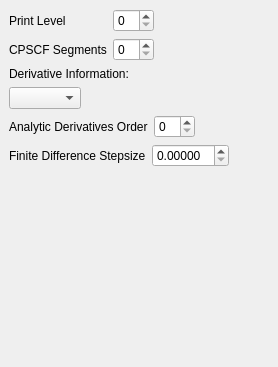
       <widget class="QWidget" name="AdvancedFrequencies" >
        <layout class="QVBoxLayout" >
         <property name="margin" >
          <number>9</number>
         </property>
         <property name="spacing" >
          <number>6</number>
         </property>
         <item>
          <layout class="QGridLayout" >
           <property name="margin" >
            <number>0</number>
           </property>
           <property name="spacing" >
            <number>6</number>
           </property>
           <item row="0" column="0" >
            <widget class="QLabel" name="label_vp" >
             <property name="text" >
              <string>Print Level</string>
             </property>
            </widget>
           </item>
           <item row="1" column="1" >
            <widget class="QSpinBox" name="cpscf_nseg" />
           </item>
           <item row="0" column="1" >
            <widget class="QSpinBox" name="vibman_print" />
           </item>
           <item row="1" column="0" >
            <widget class="QLabel" name="label_21" >
             <property name="text" >
              <string>CPSCF Segments</string>
             </property>
            </widget>
           </item>
           <item row="0" column="2" >
            <spacer>
             <property name="orientation" >
              <enum>Qt::Horizontal</enum>
             </property>
             <property name="sizeHint" >
              <size>
               <width>40</width>
               <height>20</height>
              </size>
             </property>
            </spacer>
           </item>
          </layout>
         </item>
         <item>
          <widget class="QLabel" name="label_95" >
           <property name="text" >
            <string>Derivative Information:</string>
           </property>
          </widget>
         </item>
         <item>
          <layout class="QHBoxLayout" >
           <property name="margin" >
            <number>0</number>
           </property>
           <property name="spacing" >
            <number>6</number>
           </property>
           <item>
            <widget class="QComboBox" name="fd_derivative_type" />
           </item>
           <item>
            <spacer>
             <property name="orientation" >
              <enum>Qt::Horizontal</enum>
             </property>
             <property name="sizeHint" >
              <size>
               <width>40</width>
               <height>20</height>
              </size>
             </property>
            </spacer>
           </item>
          </layout>
         </item>
         <item>
          <layout class="QHBoxLayout" >
           <property name="margin" >
            <number>0</number>
           </property>
           <property name="spacing" >
            <number>6</number>
           </property>
           <item>
            <widget class="QLabel" name="label_150" >
             <property name="text" >
              <string>Analytic Derivatives Order</string>
             </property>
            </widget>
           </item>
           <item>
            <widget class="QSpinBox" name="analytic_derivative_order" />
           </item>
           <item>
            <spacer>
             <property name="orientation" >
              <enum>Qt::Horizontal</enum>
             </property>
             <property name="sizeHint" >
              <size>
               <width>40</width>
               <height>20</height>
              </size>
             </property>
            </spacer>
           </item>
          </layout>
         </item>
         <item>
          <layout class="QHBoxLayout" >
           <property name="margin" >
            <number>0</number>
           </property>
           <property name="spacing" >
            <number>6</number>
           </property>
           <item>
            <widget class="QLabel" name="label_88" >
             <property name="text" >
              <string>Finite Difference Stepsize</string>
             </property>
            </widget>
           </item>
           <item>
            <widget class="QDoubleSpinBox" name="fd_step_size" >
             <property name="decimals" >
              <number>5</number>
             </property>
            </widget>
           </item>
           <item>
            <spacer>
             <property name="orientation" >
              <enum>Qt::Horizontal</enum>
             </property>
             <property name="sizeHint" >
              <size>
               <width>40</width>
               <height>20</height>
              </size>
             </property>
            </spacer>
           </item>
          </layout>
         </item>
         <item>
          <spacer>
           <property name="orientation" >
            <enum>Qt::Vertical</enum>
           </property>
           <property name="sizeHint" >
            <size>
             <width>20</width>
             <height>191</height>
            </size>
           </property>
          </spacer>
         </item>
        </layout>
       </widget>
